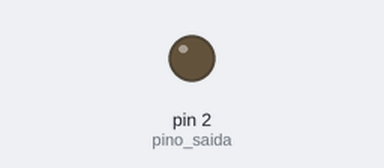
Recording of a sketch running on a simulated Arduino Uno, built with avr-gcc and run on an emulated ATmega328P. Parts: output pins drawn as LEDs (lit = HIGH). What the sketch prints to the serial monitor is not drawn.

Above: at 0.3 s.
At 1.9 s:
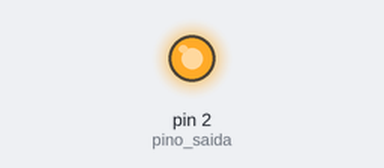
Timing chart, 0 to 8.3 s (numbered marks = the images above):
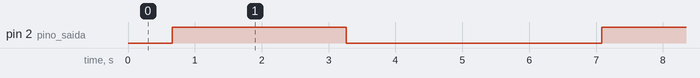

The sketch:

respiradorV1.ino
```cpp
int pino_saida = 2;     // atuador ativado pelo pino digital 2
int valor = 0;

#include <math.h>

float freq = 12; //respiração/min
double T = lround(60/freq) ; //segundos
double t = 0;
long int espera = lround( 1000*T/(2*255) );


void setup() {
  pinMode(pino_saida, OUTPUT);  // configura  o pino como saída
  Serial.begin(9600); //vamos ver se sai tudo certo por aqui
}

void loop() {

  for(int cont=0 ; cont<=255 ; cont++){

      t = cont*T/(2*255) ;
      valor = lround(255*sin(2*PI*t/T)); //aqui pode ficar t e T em segundos mesmo

      if( cont % 2 != 0 ){
        analogWrite(pino_saida,valor);
        Serial.print("valor = ");
        Serial.print(valor);
        delay(espera);
      }
      else{
        delay(2*espera);
      }

    }

  delay(lround(1000*T/2));
}
```

Measured:
- by itself, pin 2 (pino_saida): alternates HIGH for 2.6 s and LOW for 3.8 s
